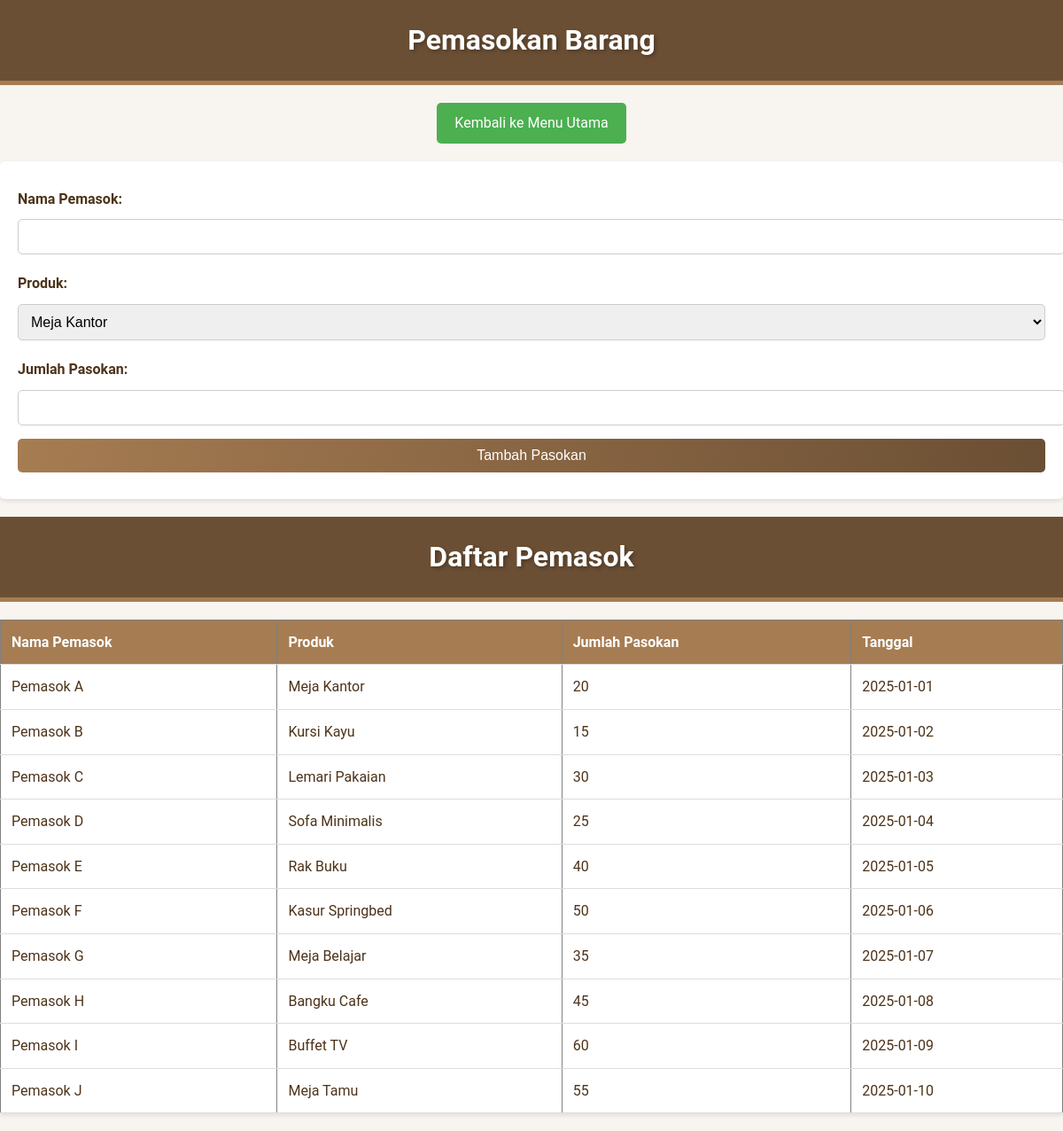
The app's page /pemasok.php with its own data.
### tables this page shows
CREATE TABLE pemasok (
    id_pemasok INT AUTO_INCREMENT PRIMARY KEY,
    nama VARCHAR(100),
    jumlah_pasokan INT,
    tanggal DATE
);

CREATE TABLE produk (
    id_produk INT AUTO_INCREMENT PRIMARY KEY,
    nama VARCHAR(50),
    kategori VARCHAR(25),
    harga DECIMAL(15,2)
);

### pemasok.php (the view, shortened to what this page needs)
<?php include 'db.php'; ?>
<!DOCTYPE html>
<html lang="en">
<head>
    <link rel="stylesheet" href="style.css">
</head>
<body>
    <header>Pemasokan Barang</header>
    <div style="text-align: center; margin: 20px 0;">
        <a href="index.php" class="button-main">Kembali ke Menu Utama</a>
    </div>
    <form method="POST" action="">
        <label>Nama Pemasok:</label><input type="text" name="nama_pemasok" required><br>
        <label>Produk:</label>
        <select name="id_produk" required>
            <?php
            $result = $conn->query("SELECT id_produk, nama FROM produk");
            while ($row = $result->fetch_assoc()) {
                echo "<option value='{$row['id_produk']}'>{$row['nama']}</option>";
            }
            ?>
        </select><br>
        <label>Jumlah Pasokan:</label><input type="number" name="jumlah" required><br>
        <button type="submit" name="submit">Tambah Pasokan</button>
    </form>
    <header>Daftar Pemasok</header>
    <table border="1">
        <tr>
            <th>Nama Pemasok</th>
            <th>Produk</th>
            <th>Jumlah Pasokan</th>
            <th>Tanggal</th>
        </tr>
        <?php
        $result = $conn->query("SELECT p.nama, pr.nama AS produk, p.jumlah_pasokan, p.tanggal
                                FROM pemasok p
                                JOIN penyimpanan ps ON ps.id_pemasok = p.id_pemasok
                                JOIN produk pr ON pr.id_produk = ps.id_produk");
        while ($row = $result->fetch_assoc()) {
            echo "<tr>
                    <td>{$row['nama']}</td>
                    <td>{$row['produk']}</td>
                    <td>{$row['jumlah_pasokan']}</td>
                    <td>{$row['tanggal']}</td>
                  </tr>";
        }
        ?>
    </table>
</body>
</html>

### style.css (style rules this page uses)
body { font-family: 'Roboto', Arial, sans-serif; margin: 0; padding: 0; background-color: #f8f4f0; background-image: url('https://www.transparenttextures.com/patterns/wood.png'); color: #4d3319; line-height: 1.6; }
header { background-color: #6b4f34; color: #fff; padding: 20px 10px; text-align: center; font-size: 2em; font-weight: bold; text-shadow: 2px 2px 4px rgba(0, 0, 0, 0.3); border-bottom: 5px solid #a67c52; }
table { width: 100%; border-collapse: collapse; margin: 20px 0; background-color: #fff; box-shadow: 0 2px 5px rgba(0, 0, 0, 0.1); }
th, td { padding: 12px; text-align: left; border-bottom: 1px solid #ddd; }
th { background-color: #a67c52; color: #fff; }
form { margin: 20px 0; padding: 20px; background-color: #fff; border-radius: 5px; box-shadow: 0 2px 5px rgba(0, 0, 0, 0.1); }
label { display: block; margin: 10px 0 5px; font-weight: bold; }
input, select, button { width: 100%; padding: 10px; margin: 5px 0 10px; border: 1px solid #ccc; border-radius: 5px; font-size: 1em; }
button { background: linear-gradient(90deg, #a67c52, #6b4f34); color: white; border: none; cursor: pointer; transition: background 0.3s ease; }
.button-main { display: inline-block; background-color: #4CAF50; color: white; padding: 10px 20px; font-size: 1rem; border: none; border-radius: 5px; cursor: pointer; transition: background-color 0.3s ease; text-decoration: none; text-align: center; }

### records on screen
pemasok: nama "Pemasok A", produk.nama "Meja Kantor", jumlah_pasokan "20", tanggal "2025-01-01"
pemasok: nama "Pemasok B", produk.nama "Kursi Kayu", jumlah_pasokan "15", tanggal "2025-01-02"
pemasok: nama "Pemasok C", produk.nama "Lemari Pakaian", jumlah_pasokan "30", tanggal "2025-01-03"
pemasok: nama "Pemasok D", produk.nama "Sofa Minimalis", jumlah_pasokan "25", tanggal "2025-01-04"
pemasok: nama "Pemasok E", produk.nama "Rak Buku", jumlah_pasokan "40", tanggal "2025-01-05"
pemasok: nama "Pemasok F", produk.nama "Kasur Springbed", jumlah_pasokan "50", tanggal "2025-01-06"
pemasok: nama "Pemasok G", produk.nama "Meja Belajar", jumlah_pasokan "35", tanggal "2025-01-07"
pemasok: nama "Pemasok H", produk.nama "Bangku Cafe", jumlah_pasokan "45", tanggal "2025-01-08"
pemasok: nama "Pemasok I", produk.nama "Buffet TV", jumlah_pasokan "60", tanggal "2025-01-09"
pemasok: nama "Pemasok J", produk.nama "Meja Tamu", jumlah_pasokan "55", tanggal "2025-01-10"

### other values on screen
form field id_produk "Meja Kantor"
